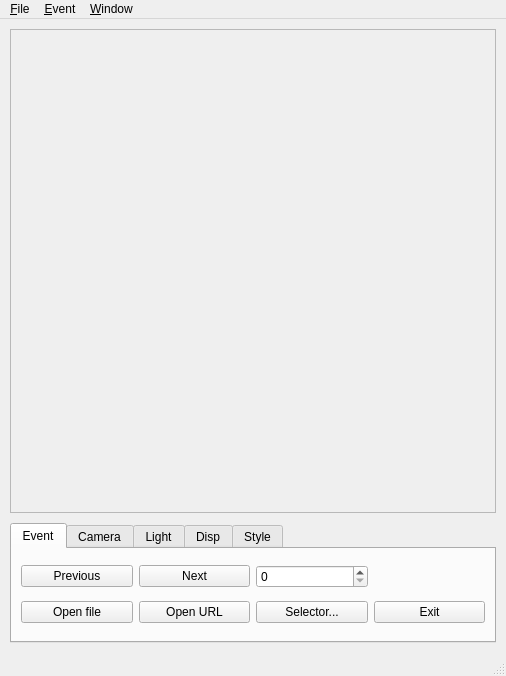
<?xml version="1.0" encoding="UTF-8"?>
<ui version="4.0">
 <class>TkDisplay</class>
 <widget class="QMainWindow" name="TkDisplay">
  <property name="geometry">
   <rect>
    <x>0</x>
    <y>0</y>
    <width>506</width>
    <height>666</height>
   </rect>
  </property>
  <property name="sizePolicy">
   <sizepolicy hsizetype="Preferred" vsizetype="Preferred">
    <horstretch>0</horstretch>
    <verstretch>0</verstretch>
   </sizepolicy>
  </property>
  <property name="minimumSize">
   <size>
    <width>0</width>
    <height>0</height>
   </size>
  </property>
  <property name="windowTitle">
   <string>Tracker Display</string>
  </property>
  <property name="windowIcon">
   <iconset resource="../images/tkdisplay.qrc">
    <normaloff>:/images/ams02.png</normaloff>:/images/ams02.png</iconset>
  </property>
  <widget class="QWidget" name="centralwidget">
   <layout class="QVBoxLayout" name="verticalLayout">
    <property name="spacing">
     <number>10</number>
    </property>
    <property name="leftMargin">
     <number>10</number>
    </property>
    <property name="topMargin">
     <number>10</number>
    </property>
    <property name="rightMargin">
     <number>10</number>
    </property>
    <property name="bottomMargin">
     <number>11</number>
    </property>
    <item>
     <widget class="QFrame" name="frame">
      <property name="frameShape">
       <enum>QFrame::StyledPanel</enum>
      </property>
      <property name="frameShadow">
       <enum>QFrame::Raised</enum>
      </property>
      <layout class="QHBoxLayout" name="horizontalLayout">
       <property name="margin">
        <number>1</number>
       </property>
       <item>
        <widget class="GLTDisp" name="glDisp" native="true">
         <property name="sizePolicy">
          <sizepolicy hsizetype="Expanding" vsizetype="Expanding">
           <horstretch>0</horstretch>
           <verstretch>0</verstretch>
          </sizepolicy>
         </property>
         <property name="minimumSize">
          <size>
           <width>480</width>
           <height>480</height>
          </size>
         </property>
         <property name="mouseTracking">
          <bool>true</bool>
         </property>
         <property name="focusPolicy">
          <enum>Qt::StrongFocus</enum>
         </property>
         <zorder>tabWidget</zorder>
        </widget>
       </item>
      </layout>
     </widget>
    </item>
    <item>
     <widget class="QTabWidget" name="tabWidget">
      <property name="sizePolicy">
       <sizepolicy hsizetype="Expanding" vsizetype="Minimum">
        <horstretch>0</horstretch>
        <verstretch>0</verstretch>
       </sizepolicy>
      </property>
      <property name="currentIndex">
       <number>0</number>
      </property>
      <widget class="QWidget" name="tab1">
       <attribute name="title">
        <string>Event</string>
       </attribute>
       <layout class="QGridLayout" name="gridLayout_4">
        <item row="2" column="0">
         <widget class="QPushButton" name="pbPrev">
          <property name="text">
           <string>Previous</string>
          </property>
         </widget>
        </item>
        <item row="3" column="0">
         <widget class="QPushButton" name="pbOpen">
          <property name="text">
           <string>Open file</string>
          </property>
         </widget>
        </item>
        <item row="3" column="3">
         <widget class="QPushButton" name="pbExit">
          <property name="text">
           <string>Exit</string>
          </property>
         </widget>
        </item>
        <item row="3" column="2">
         <widget class="QPushButton" name="pbEsel">
          <property name="text">
           <string>Selector...</string>
          </property>
         </widget>
        </item>
        <item row="3" column="1">
         <widget class="QPushButton" name="pbNetf">
          <property name="text">
           <string>Open URL</string>
          </property>
         </widget>
        </item>
        <item row="2" column="1">
         <widget class="QPushButton" name="pbNext">
          <property name="text">
           <string>Next</string>
          </property>
         </widget>
        </item>
        <item row="2" column="2">
         <widget class="QSpinBox" name="sbEvent"/>
        </item>
       </layout>
      </widget>
      <widget class="QWidget" name="tab2">
       <attribute name="title">
        <string>Camera</string>
       </attribute>
       <layout class="QGridLayout" name="gridLayout_2">
        <item row="0" column="0">
         <widget class="QLabel" name="lb1">
          <property name="sizePolicy">
           <sizepolicy hsizetype="Minimum" vsizetype="Minimum">
            <horstretch>0</horstretch>
            <verstretch>0</verstretch>
           </sizepolicy>
          </property>
          <property name="text">
           <string>FOV</string>
          </property>
         </widget>
        </item>
        <item row="0" column="1">
         <widget class="QSlider" name="sdFv">
          <property name="sizePolicy">
           <sizepolicy hsizetype="Expanding" vsizetype="Minimum">
            <horstretch>0</horstretch>
            <verstretch>0</verstretch>
           </sizepolicy>
          </property>
          <property name="orientation">
           <enum>Qt::Horizontal</enum>
          </property>
         </widget>
        </item>
        <item row="0" column="2">
         <widget class="QLabel" name="lb3">
          <property name="sizePolicy">
           <sizepolicy hsizetype="Minimum" vsizetype="Minimum">
            <horstretch>0</horstretch>
            <verstretch>0</verstretch>
           </sizepolicy>
          </property>
          <property name="text">
           <string>Dolly</string>
          </property>
         </widget>
        </item>
        <item row="0" column="3">
         <widget class="QSlider" name="sdDl">
          <property name="sizePolicy">
           <sizepolicy hsizetype="Expanding" vsizetype="Minimum">
            <horstretch>0</horstretch>
            <verstretch>0</verstretch>
           </sizepolicy>
          </property>
          <property name="orientation">
           <enum>Qt::Horizontal</enum>
          </property>
         </widget>
        </item>
        <item row="1" column="0">
         <widget class="QLabel" name="lb2">
          <property name="sizePolicy">
           <sizepolicy hsizetype="Minimum" vsizetype="Minimum">
            <horstretch>0</horstretch>
            <verstretch>0</verstretch>
           </sizepolicy>
          </property>
          <property name="text">
           <string>Rot.H</string>
          </property>
         </widget>
        </item>
        <item row="1" column="1">
         <widget class="QSlider" name="sdRh">
          <property name="sizePolicy">
           <sizepolicy hsizetype="Expanding" vsizetype="Minimum">
            <horstretch>0</horstretch>
            <verstretch>0</verstretch>
           </sizepolicy>
          </property>
          <property name="orientation">
           <enum>Qt::Horizontal</enum>
          </property>
         </widget>
        </item>
        <item row="1" column="2">
         <widget class="QLabel" name="lb4">
          <property name="sizePolicy">
           <sizepolicy hsizetype="Minimum" vsizetype="Minimum">
            <horstretch>0</horstretch>
            <verstretch>0</verstretch>
           </sizepolicy>
          </property>
          <property name="text">
           <string>Rot.V</string>
          </property>
         </widget>
        </item>
        <item row="1" column="3">
         <widget class="QSlider" name="sdRv">
          <property name="sizePolicy">
           <sizepolicy hsizetype="Expanding" vsizetype="Minimum">
            <horstretch>0</horstretch>
            <verstretch>0</verstretch>
           </sizepolicy>
          </property>
          <property name="orientation">
           <enum>Qt::Horizontal</enum>
          </property>
         </widget>
        </item>
        <item row="1" column="4">
         <widget class="QPushButton" name="pbGLrst">
          <property name="sizePolicy">
           <sizepolicy hsizetype="Minimum" vsizetype="Fixed">
            <horstretch>0</horstretch>
            <verstretch>0</verstretch>
           </sizepolicy>
          </property>
          <property name="text">
           <string>Reset</string>
          </property>
         </widget>
        </item>
       </layout>
      </widget>
      <widget class="QWidget" name="tab3">
       <attribute name="title">
        <string>Light</string>
       </attribute>
       <layout class="QGridLayout" name="gridLayout_3">
        <item row="0" column="0">
         <widget class="QLabel" name="lb5">
          <property name="sizePolicy">
           <sizepolicy hsizetype="Minimum" vsizetype="Minimum">
            <horstretch>0</horstretch>
            <verstretch>0</verstretch>
           </sizepolicy>
          </property>
          <property name="text">
           <string>L.Size</string>
          </property>
         </widget>
        </item>
        <item row="0" column="1">
         <widget class="QSlider" name="sdLL">
          <property name="sizePolicy">
           <sizepolicy hsizetype="Expanding" vsizetype="Minimum">
            <horstretch>0</horstretch>
            <verstretch>0</verstretch>
           </sizepolicy>
          </property>
          <property name="minimumSize">
           <size>
            <width>50</width>
            <height>0</height>
           </size>
          </property>
          <property name="orientation">
           <enum>Qt::Horizontal</enum>
          </property>
         </widget>
        </item>
        <item row="1" column="0">
         <widget class="QLabel" name="lb6">
          <property name="sizePolicy">
           <sizepolicy hsizetype="Minimum" vsizetype="Minimum">
            <horstretch>0</horstretch>
            <verstretch>0</verstretch>
           </sizepolicy>
          </property>
          <property name="text">
           <string>Zoffs.</string>
          </property>
         </widget>
        </item>
        <item row="1" column="1">
         <widget class="QSlider" name="sdLZ">
          <property name="sizePolicy">
           <sizepolicy hsizetype="Expanding" vsizetype="Minimum">
            <horstretch>0</horstretch>
            <verstretch>0</verstretch>
           </sizepolicy>
          </property>
          <property name="minimumSize">
           <size>
            <width>50</width>
            <height>0</height>
           </size>
          </property>
          <property name="orientation">
           <enum>Qt::Horizontal</enum>
          </property>
         </widget>
        </item>
        <item row="0" column="2">
         <widget class="QCheckBox" name="cbGL51">
          <property name="text">
           <string>Front</string>
          </property>
          <property name="checked">
           <bool>true</bool>
          </property>
         </widget>
        </item>
        <item row="1" column="2">
         <widget class="QCheckBox" name="cbGL54">
          <property name="text">
           <string>Left</string>
          </property>
          <property name="checked">
           <bool>true</bool>
          </property>
         </widget>
        </item>
        <item row="0" column="3">
         <widget class="QCheckBox" name="cbGL52">
          <property name="text">
           <string>Top</string>
          </property>
          <property name="checked">
           <bool>true</bool>
          </property>
         </widget>
        </item>
        <item row="0" column="4">
         <widget class="QCheckBox" name="cbGL53">
          <property name="text">
           <string>Bottom</string>
          </property>
          <property name="checked">
           <bool>true</bool>
          </property>
         </widget>
        </item>
        <item row="1" column="3">
         <widget class="QCheckBox" name="cbGL55">
          <property name="text">
           <string>Right</string>
          </property>
          <property name="checked">
           <bool>true</bool>
          </property>
         </widget>
        </item>
        <item row="1" column="4">
         <widget class="QCheckBox" name="cbGL56">
          <property name="text">
           <string>Specular</string>
          </property>
          <property name="checked">
           <bool>true</bool>
          </property>
         </widget>
        </item>
        <item row="0" column="5">
         <widget class="QPushButton" name="pbGLlon">
          <property name="text">
           <string>ALL ON</string>
          </property>
         </widget>
        </item>
        <item row="1" column="5">
         <widget class="QPushButton" name="pbGLloff">
          <property name="text">
           <string>ALL OFF</string>
          </property>
         </widget>
        </item>
       </layout>
      </widget>
      <widget class="QWidget" name="tab4">
       <attribute name="title">
        <string>Disp</string>
       </attribute>
       <layout class="QGridLayout" name="gridLayout">
        <item row="0" column="0">
         <widget class="QCheckBox" name="cbGL11">
          <property name="sizePolicy">
           <sizepolicy hsizetype="Expanding" vsizetype="Minimum">
            <horstretch>0</horstretch>
            <verstretch>0</verstretch>
           </sizepolicy>
          </property>
          <property name="text">
           <string>All Ladders</string>
          </property>
          <property name="checked">
           <bool>true</bool>
          </property>
         </widget>
        </item>
        <item row="0" column="1">
         <widget class="QCheckBox" name="cbGL12">
          <property name="sizePolicy">
           <sizepolicy hsizetype="Expanding" vsizetype="Minimum">
            <horstretch>0</horstretch>
            <verstretch>0</verstretch>
           </sizepolicy>
          </property>
          <property name="text">
           <string>Clusters</string>
          </property>
          <property name="checked">
           <bool>false</bool>
          </property>
         </widget>
        </item>
        <item row="0" column="2">
         <widget class="QCheckBox" name="cbGL13">
          <property name="sizePolicy">
           <sizepolicy hsizetype="Expanding" vsizetype="Minimum">
            <horstretch>0</horstretch>
            <verstretch>0</verstretch>
           </sizepolicy>
          </property>
          <property name="text">
           <string>RecHits</string>
          </property>
          <property name="checked">
           <bool>true</bool>
          </property>
         </widget>
        </item>
        <item row="0" column="3">
         <widget class="QCheckBox" name="cbGL14">
          <property name="sizePolicy">
           <sizepolicy hsizetype="Expanding" vsizetype="Minimum">
            <horstretch>0</horstretch>
            <verstretch>0</verstretch>
           </sizepolicy>
          </property>
          <property name="text">
           <string>Tracks</string>
          </property>
          <property name="checked">
           <bool>true</bool>
          </property>
         </widget>
        </item>
        <item row="1" column="1">
         <widget class="QCheckBox" name="cbGL16">
          <property name="enabled">
           <bool>false</bool>
          </property>
          <property name="sizePolicy">
           <sizepolicy hsizetype="Expanding" vsizetype="Minimum">
            <horstretch>0</horstretch>
            <verstretch>0</verstretch>
           </sizepolicy>
          </property>
          <property name="text">
           <string>MCClusters</string>
          </property>
         </widget>
        </item>
        <item row="1" column="3">
         <widget class="QCheckBox" name="cbGL18">
          <property name="enabled">
           <bool>false</bool>
          </property>
          <property name="sizePolicy">
           <sizepolicy hsizetype="Expanding" vsizetype="Minimum">
            <horstretch>0</horstretch>
            <verstretch>0</verstretch>
           </sizepolicy>
          </property>
          <property name="text">
           <string>MCTracks</string>
          </property>
         </widget>
        </item>
        <item row="2" column="0">
         <widget class="QCheckBox" name="cbGL21">
          <property name="enabled">
           <bool>false</bool>
          </property>
          <property name="sizePolicy">
           <sizepolicy hsizetype="Expanding" vsizetype="Minimum">
            <horstretch>0</horstretch>
            <verstretch>0</verstretch>
           </sizepolicy>
          </property>
          <property name="text">
           <string>Show TOF</string>
          </property>
         </widget>
        </item>
        <item row="2" column="1">
         <widget class="QCheckBox" name="cbGL22">
          <property name="enabled">
           <bool>false</bool>
          </property>
          <property name="sizePolicy">
           <sizepolicy hsizetype="Expanding" vsizetype="Minimum">
            <horstretch>0</horstretch>
            <verstretch>0</verstretch>
           </sizepolicy>
          </property>
          <property name="text">
           <string>All TOF Pads</string>
          </property>
         </widget>
        </item>
        <item row="2" column="2">
         <widget class="QCheckBox" name="cbGL23">
          <property name="enabled">
           <bool>false</bool>
          </property>
          <property name="sizePolicy">
           <sizepolicy hsizetype="Expanding" vsizetype="Minimum">
            <horstretch>0</horstretch>
            <verstretch>0</verstretch>
           </sizepolicy>
          </property>
          <property name="text">
           <string>TOF Hits</string>
          </property>
         </widget>
        </item>
       </layout>
      </widget>
      <widget class="QWidget" name="tab5">
       <attribute name="title">
        <string>Style</string>
       </attribute>
       <layout class="QGridLayout" name="gridLayout_5">
        <item row="0" column="0">
         <widget class="QLabel" name="lb7">
          <property name="sizePolicy">
           <sizepolicy hsizetype="Minimum" vsizetype="Minimum">
            <horstretch>0</horstretch>
            <verstretch>0</verstretch>
           </sizepolicy>
          </property>
          <property name="text">
           <string>Style</string>
          </property>
         </widget>
        </item>
        <item row="1" column="0">
         <widget class="QLabel" name="lb8">
          <property name="sizePolicy">
           <sizepolicy hsizetype="Minimum" vsizetype="Minimum">
            <horstretch>0</horstretch>
            <verstretch>0</verstretch>
           </sizepolicy>
          </property>
          <property name="text">
           <string>Event info.</string>
          </property>
         </widget>
        </item>
        <item row="0" column="1">
         <widget class="QComboBox" name="cbStyle">
          <property name="sizePolicy">
           <sizepolicy hsizetype="Expanding" vsizetype="Fixed">
            <horstretch>0</horstretch>
            <verstretch>0</verstretch>
           </sizepolicy>
          </property>
         </widget>
        </item>
        <item row="1" column="1">
         <widget class="QComboBox" name="cbWtOb">
          <property name="sizePolicy">
           <sizepolicy hsizetype="Expanding" vsizetype="Fixed">
            <horstretch>0</horstretch>
            <verstretch>0</verstretch>
           </sizepolicy>
          </property>
          <property name="currentIndex">
           <number>4</number>
          </property>
          <item>
           <property name="text">
            <string>Drawer</string>
           </property>
          </item>
          <item>
           <property name="text">
            <string>Sheet</string>
           </property>
          </item>
          <item>
           <property name="text">
            <string>Popup</string>
           </property>
          </item>
          <item>
           <property name="text">
            <string>ToolTip</string>
           </property>
          </item>
          <item>
           <property name="text">
            <string>Tool</string>
           </property>
          </item>
          <item>
           <property name="text">
            <string>Window</string>
           </property>
          </item>
         </widget>
        </item>
        <item row="1" column="3">
         <widget class="QComboBox" name="cbWtEv">
          <property name="sizePolicy">
           <sizepolicy hsizetype="Expanding" vsizetype="Fixed">
            <horstretch>0</horstretch>
            <verstretch>0</verstretch>
           </sizepolicy>
          </property>
          <item>
           <property name="text">
            <string>Drawer</string>
           </property>
          </item>
          <item>
           <property name="text">
            <string>Sheet</string>
           </property>
          </item>
          <item>
           <property name="text">
            <string>Popup</string>
           </property>
          </item>
          <item>
           <property name="text">
            <string>ToolTip</string>
           </property>
          </item>
          <item>
           <property name="text">
            <string>Tool</string>
           </property>
          </item>
          <item>
           <property name="text">
            <string>Window</string>
           </property>
          </item>
         </widget>
        </item>
        <item row="1" column="2">
         <widget class="QLabel" name="lb9">
          <property name="sizePolicy">
           <sizepolicy hsizetype="Minimum" vsizetype="Minimum">
            <horstretch>0</horstretch>
            <verstretch>0</verstretch>
           </sizepolicy>
          </property>
          <property name="text">
           <string>Obj. info.</string>
          </property>
         </widget>
        </item>
        <item row="0" column="2">
         <widget class="QLabel" name="lb10">
          <property name="sizePolicy">
           <sizepolicy hsizetype="Minimum" vsizetype="Minimum">
            <horstretch>0</horstretch>
            <verstretch>0</verstretch>
           </sizepolicy>
          </property>
          <property name="text">
           <string>Animation</string>
          </property>
         </widget>
        </item>
        <item row="0" column="3">
         <widget class="QComboBox" name="cbAnime">
          <property name="sizePolicy">
           <sizepolicy hsizetype="Expanding" vsizetype="Fixed">
            <horstretch>0</horstretch>
            <verstretch>0</verstretch>
           </sizepolicy>
          </property>
          <item>
           <property name="text">
            <string>Normal</string>
           </property>
          </item>
          <item>
           <property name="text">
            <string>Light</string>
           </property>
          </item>
          <item>
           <property name="text">
            <string>No animation</string>
           </property>
          </item>
         </widget>
        </item>
       </layout>
      </widget>
     </widget>
    </item>
   </layout>
  </widget>
  <widget class="QMenuBar" name="menubar">
   <property name="geometry">
    <rect>
     <x>0</x>
     <y>0</y>
     <width>506</width>
     <height>22</height>
    </rect>
   </property>
   <widget class="QMenu" name="menu_File">
    <property name="title">
     <string>&amp;File</string>
    </property>
    <addaction name="acOpen"/>
    <addaction name="acNetf"/>
    <addaction name="separator"/>
    <addaction name="acInfo"/>
    <addaction name="acExit"/>
   </widget>
   <widget class="QMenu" name="menu_Event">
    <property name="title">
     <string>&amp;Event</string>
    </property>
    <addaction name="acPrev"/>
    <addaction name="acNext"/>
    <addaction name="separator"/>
    <addaction name="acFrst"/>
    <addaction name="acLast"/>
    <addaction name="separator"/>
    <addaction name="acEsel"/>
   </widget>
   <widget class="QMenu" name="menu_Window">
    <property name="title">
     <string>&amp;Window</string>
    </property>
    <addaction name="acRcam"/>
    <addaction name="acDcls"/>
    <addaction name="separator"/>
    <addaction name="acMore"/>
    <addaction name="acCall"/>
   </widget>
   <addaction name="menu_File"/>
   <addaction name="menu_Event"/>
   <addaction name="menu_Window"/>
  </widget>
  <widget class="QStatusBar" name="statusbar"/>
  <action name="acOpen">
   <property name="text">
    <string>&amp;Open file</string>
   </property>
   <property name="shortcut">
    <string>Ctrl+O</string>
   </property>
  </action>
  <action name="acExit">
   <property name="text">
    <string>E&amp;xit</string>
   </property>
   <property name="shortcut">
    <string>Ctrl+Q</string>
   </property>
  </action>
  <action name="acPrev">
   <property name="text">
    <string>&amp;Previous</string>
   </property>
   <property name="shortcut">
    <string>Ctrl+P</string>
   </property>
  </action>
  <action name="acNext">
   <property name="text">
    <string>&amp;Next</string>
   </property>
   <property name="shortcut">
    <string>Ctrl+N</string>
   </property>
  </action>
  <action name="acMore">
   <property name="text">
    <string>&amp;More info</string>
   </property>
   <property name="shortcut">
    <string>Ctrl+M</string>
   </property>
  </action>
  <action name="acCall">
   <property name="text">
    <string>&amp;Close all</string>
   </property>
   <property name="shortcut">
    <string>Ctrl+W</string>
   </property>
  </action>
  <action name="acDcls">
   <property name="text">
    <string>C&amp;luster Display</string>
   </property>
   <property name="shortcut">
    <string>Ctrl+C</string>
   </property>
  </action>
  <action name="acFrst">
   <property name="text">
    <string>&amp;First</string>
   </property>
   <property name="shortcut">
    <string>Ctrl+0</string>
   </property>
  </action>
  <action name="acLast">
   <property name="text">
    <string>&amp;Last</string>
   </property>
   <property name="shortcut">
    <string>Ctrl+E</string>
   </property>
  </action>
  <action name="acRcam">
   <property name="text">
    <string>&amp;Reset camera</string>
   </property>
   <property name="shortcut">
    <string>Ctrl+R</string>
   </property>
  </action>
  <action name="acInfo">
   <property name="text">
    <string>&amp;About</string>
   </property>
   <property name="shortcut">
    <string>Ctrl+I</string>
   </property>
  </action>
  <action name="acEsel">
   <property name="text">
    <string>&amp;Selector...</string>
   </property>
   <property name="shortcut">
    <string>Ctrl+S</string>
   </property>
  </action>
  <action name="acNetf">
   <property name="text">
    <string>Open &amp;URL</string>
   </property>
   <property name="shortcut">
    <string>Ctrl+U</string>
   </property>
  </action>
 </widget>
 <customwidgets>
  <customwidget>
   <class>GLTDisp</class>
   <extends>QWidget</extends>
   <header>gltdisp.h</header>
   <container>1</container>
  </customwidget>
 </customwidgets>
 <resources>
  <include location="../images/tkdisplay.qrc"/>
 </resources>
 <connections/>
</ui>
